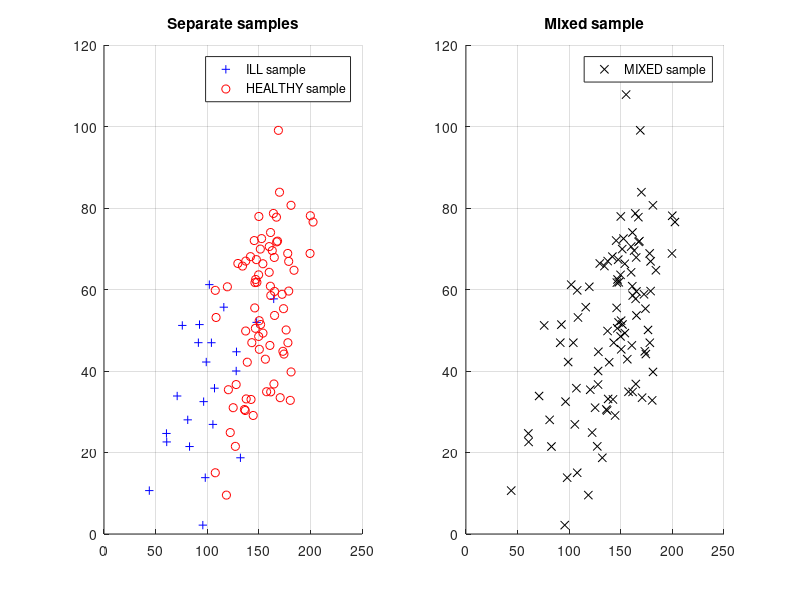

Source code (MATLAB): (Note: this script raises an error after producing the figure.)
% The objective of this exercise is constructing several classifiers for
% anemia using the blood hemoglobin concentrations and the age of the subjects under
% consideration. 
% X1 denotes the concentration of hemoglobin in grams/liter
% X2 denotes the age of the subject
% Y=1 means "anemic", Y=0 means "healthy"
% There are hence only two classes
% Goal: classify data into two classes based on these two features
%

clear
close all

figj = 1;

%% The dataset is simulated out of a Gaussian mixture as follows
% Let {X|Y=1}~N([mu_x1_1; mu_x2_1], [sigma2_x1_1 sigma_x1x2_1;sigma_x1x2_1 sigma2_x2_1])
% Let {X|Y=0}~N([mu_x1_0; mu_x2_0], [sigma2_x1_0 sigma_x1x2_0;sigma_x1x2_0 sigma2_x2_0])

% Parameters for "anemic" distribution
mu_x1_1 = 100;
mu_x2_1 = 35;
sigma2_x1_1 = 700;
sigma2_x2_1 = 225;
sigma_x1x2_1 = 100;

% Parameters for "healthy" distribution
mu_x1_0 = 155;
mu_x2_0 = 56;
sigma2_x1_0 = 500;
sigma2_x2_0 = 300;
sigma_x1x2_0 = 150;

% Mixture parameters - feel free to change
p_mixture = 1/4;
w1 = p_mixture;
w0 = 1 - p_mixture;

%% 1.-Simulate a training data set (y_i, x_i) with n elements

n = 100;

rng(100);

bern = binornd(1, p_mixture, n, 1);

mu1 = [mu_x1_1; mu_x2_1];
Sigma1 = [sigma2_x1_1, sigma_x1x2_1; sigma_x1x2_1, sigma2_x2_1];
mu0 = [mu_x1_0; mu_x2_0];
Sigma0 = [sigma2_x1_0, sigma_x1x2_0; sigma_x1x2_0, sigma2_x2_0];

ill_sample = mvnrnd(mu1, Sigma1, n);
ill_sample = ill_sample(bern == 1, :);
healthy_sample = mvnrnd(mu0, Sigma0, n);
healthy_sample = healthy_sample(bern == 0, :);

mixed_sample = [ill_sample; healthy_sample];
sample_class = [ones(size(ill_sample, 1), 1); ...
                        zeros(size(healthy_sample, 1), 1)];

n_component1 = size(ill_sample, 1);
n_component0 = size(healthy_sample, 1);
                    
% Figure limits:
xl = [min(mixed_sample(:,1))-10, max(mixed_sample(:,1))+10];
yl = [min(mixed_sample(:,2))-10, max(mixed_sample(:,2))+10];

%% 2.- Create a 2D scatter plot that represents the hemoglobine level and health of the
% anemic and healthy subjects. Denote the anemic subjects with the symbol '+'
% and with 'o' the healthy ones

figure(figj)
figj = figj+1;

subplot(1,2,1)
hold on
title('Separate samples')
plot(ill_sample(:,1), ill_sample(:,2), 'b+')
plot(healthy_sample(:,1), healthy_sample(:,2), 'ro')
grid on
% pbaspect([2 2 1])
legend('ILL sample', 'HEALTHY sample')
hold off

subplot(1,2,2)
hold on
title('Mixed sample')
plot(mixed_sample(:,1), mixed_sample(:,2), 'kx')
grid on
% pbaspect([2 2 1])
legend('MIXED sample')
hold off

%% 3.-Assuming that the DGP is known, construct the Bayes classifier and use it to
% classify the generated sample. Start by constructing a function
% getEtaAnemia2features(x_current, w1, mu_x_1, Sigma_x_1, w0, mu_x_0, Sigma_x_0)
% that computes P(Y=1|X=x) when P(X) is given by a mixture of two
% Gaussians.
% Compute the number of Type I and Type II errors and the
% empirical risk of the Bayes' classifier

eta_f = @(x) getEtaAnemia2features(x, w1, mu1, Sigma1, ...
                                      w0, mu0, Sigma0) - 1/2;

% x0 = min(mu1, mu0) + (mu1-mu0)/2;
% 
% bayes_crit = fzero(eta_f, x0);

bayes_ill = mixed_sample(eta_f(mixed_sample) > 0, :);
bayes_healthy = mixed_sample(eta_f(mixed_sample) <= 0, :);

% Type 1 errors:
Type1_er_bayes = setdiff(bayes_ill, ill_sample, 'rows');
% Type 2 errors:
Type2_er_bayes = setdiff(bayes_healthy, healthy_sample, 'rows');

% Empirical risk:
bayes_emp_risk = (length(Type1_er_bayes) + length(Type2_er_bayes))/n;

%% 4.- Redo the plot in point 2 and mark in red the markers corresponding to the 
% subjects that are misclassified by the Bayes classifier

figure(figj)
figj = figj+1;

hold on
title('Bayes classifier error')
plot(ill_sample(:,1), ill_sample(:,2), 'k+')
plot(healthy_sample(:,1), healthy_sample(:,2), 'ko')
plot(Type1_er_bayes(:,1), Type1_er_bayes(:,2), 'rx', 'MarkerSize', 12)
plot(Type2_er_bayes(:,1), Type2_er_bayes(:,2), 'gx', 'MarkerSize', 12)
xlim(xl)
ylim(yl)

bound_image = getDecisionBoundaryPlot(xl, yl, eta_f, 1);
colormap spring
imagesc(xl, yl, bound_image, 'AlphaData', 0.2)

grid on
legend('ILL sample', 'HEALTHY sample', 'Type 1 errors', 'Type 2 errors', ...
            'Location', 'best')
% pbaspect([2 2 1])
% legend('MIXED sample')
hold off

%% 5.- Construct the logistic classifier based on the training sample and
% compute the associated errors and classifier's empirical risk.

logit_crit = @(x, beta) exp([ones(size(x,1),1), x]*beta(:));

log_beta = glmfit(mixed_sample, sample_class, 'binomial', 'link', 'logit');

logit_ill = mixed_sample(logit_crit(mixed_sample, log_beta) > 1, :);
logit_healthy = mixed_sample(logit_crit(mixed_sample, log_beta) <= 1, :);

% Type 1 errors:
Type1_er_logit = setdiff(logit_ill, ill_sample, 'rows');
% Type 2 errors:
Type2_er_logit = setdiff(logit_healthy, healthy_sample, 'rows');

% Empirical risk:
logit_emp_risk = (length(Type1_er_logit) + length(Type2_er_logit))/n;

%% 6.- Redo the plot in point 2 and mark in red the markers corresponding to the 
% subjects that are misclassified by the logistic classifier.

figure(figj)
figj = figj+1;

hold on
title('Logistic classifier error')

plot(ill_sample(:,1), ill_sample(:,2), 'k+')
plot(healthy_sample(:,1), healthy_sample(:,2), 'ko')
plot(Type1_er_logit(:,1), Type1_er_logit(:,2), 'rx', 'MarkerSize', 12)
plot(Type2_er_logit(:,1), Type2_er_logit(:,2), 'gx', 'MarkerSize', 12)
xlim(xl)
ylim(yl)

bound_image = getDecisionBoundaryPlot(xl, yl, ...
                                    @(x) logit_crit(x, log_beta)-1, 1);
colormap spring
imagesc(xl, yl, bound_image, 'AlphaData', 0.2)

grid on
legend('ILL sample', 'HEALTHY sample', 'Type 1 errors', 'Type 2 errors', ...
            'Location', 'best')
% pbaspect([2 2 1])
% legend('MIXED sample')
hold off

%% 7.- Construct the LDA classifier based on the training sample and 
% compute the associated errors and classifier's empirical risk.

w1_lda = n_component1/n;
w0_lda = n_component0/n;

mu1_lda = mean(ill_sample);
mu0_lda = mean(healthy_sample);

Sigma12_s = cov(ill_sample - mu1_lda);
Sigma02_s = cov(healthy_sample - mu0_lda);
Sigma_lda = (1 / (n-2)) * (Sigma12_s + Sigma02_s);
                            
delta_r_lda = @(X, w, mu, Sigma) X*(Sigma\mu')-1/2*(mu*(Sigma\mu'))+log(w);

delta_ill = delta_r_lda(mixed_sample, w1_lda, mu1_lda, Sigma_lda);
delta_healthy = delta_r_lda(mixed_sample, w0_lda, mu0_lda, Sigma_lda);

LDA_ill = mixed_sample(delta_ill > delta_healthy, :);
LDA_healthy = mixed_sample(delta_ill <= delta_healthy, :);

% Type 1 errors:
Type1_er_LDA = setdiff(LDA_ill, ill_sample, 'rows');
% Type 2 errors:
Type2_er_LDA = setdiff(LDA_healthy, healthy_sample, 'rows');

% Empirical risk:
LDA_emp_risk = (length(Type1_er_LDA) + length(Type2_er_LDA))/n;

% Plot:
figure(figj)
figj = figj+1;

hold on
title('LDA classifier error')

plot(ill_sample(:,1), ill_sample(:,2), 'k+')
plot(healthy_sample(:,1), healthy_sample(:,2), 'ko')
plot(Type1_er_LDA(:,1), Type1_er_LDA(:,2), 'rx', 'MarkerSize', 12)
plot(Type2_er_LDA(:,1), Type2_er_LDA(:,2), 'gx', 'MarkerSize', 12)
xlim(xl)
ylim(yl)

bound_image = getDecisionBoundaryPlot(xl, yl, ...
              @(x) delta_r_lda(x, w1_lda, mu1_lda, Sigma_lda) - ...
                   delta_r_lda(x, w0_lda, mu0_lda, Sigma_lda), 1);
colormap spring
imagesc(xl, yl, bound_image, 'AlphaData', 0.2)

grid on
legend('ILL sample', 'HEALTHY sample', 'Type 1 errors', 'Type 2 errors', ...
            'Location', 'best')
% pbaspect([2 2 1])
% legend('MIXED sample')
hold off


%% 8.- Construct the QDA classifier based on the training sample and
% compute the associated errors and classifier's empirical risk.

w1_qda = n_component1/n;
w0_qda = n_component0/n;

mu1_qda = mean(ill_sample);
mu0_qda = mean(healthy_sample);

Sigma12_qda = cov(ill_sample - mu1_qda);
Sigma02_qda = cov(healthy_sample - mu0_qda);
                            
delta_r_qda = @(X, w, mu, Sigma) - 1/2*log(det(Sigma)) ...
                                 - 1/2*sum((X-mu).*(Sigma\(X-mu)')', 2) ...
                                 + log(w) ;

delta_ill = delta_r_qda(mixed_sample, w1_qda, mu1_qda, Sigma12_qda);
delta_healthy = delta_r_qda(mixed_sample, w0_qda, mu0_qda, Sigma02_qda);

QDA_ill = mixed_sample(delta_ill > delta_healthy, :);
QDA_healthy = mixed_sample(delta_ill <= delta_healthy, :);

% Type 1 errors:
Type1_er_QDA = setdiff(QDA_ill, ill_sample, 'rows');
% Type 2 errors:
Type2_er_QDA = setdiff(QDA_healthy, healthy_sample, 'rows');

% Empirical risk:
QDA_emp_risk = (length(Type1_er_QDA) + length(Type2_er_QDA))/n;

% Plot:
figure(figj)
figj = figj+1;

hold on
title('QDA classifier error')

plot(ill_sample(:,1), ill_sample(:,2), 'k+')
plot(healthy_sample(:,1), healthy_sample(:,2), 'ko')
plot(Type1_er_QDA(:,1), Type1_er_QDA(:,2), 'rx', 'MarkerSize', 12)
plot(Type2_er_QDA(:,1), Type2_er_QDA(:,2), 'gx', 'MarkerSize', 12)
xlim(xl)
ylim(yl)

bound_image = getDecisionBoundaryPlot(xl, yl, ...
              @(x) delta_r_qda(x, w1_qda, mu1_qda, Sigma12_qda) - ...
                   delta_r_qda(x, w0_qda, mu0_qda, Sigma02_qda), 1);
colormap spring
imagesc(xl, yl, bound_image, 'AlphaData', 0.2)

grid on
legend('ILL sample', 'HEALTHY sample', 'Type 1 errors', 'Type 2 errors', ...
            'Location', 'best')
% pbaspect([2 2 1])
% legend('MIXED sample')
hold off


%% 7.- Construct the Naive Bayes classifier based on the training sample and 
% compute the associated errors and classifier's empirical risk.

w1_nbc = n_component1/n;
w0_nbc = n_component0/n;

mu1_nbc = mean(ill_sample);
mu0_nbc = mean(healthy_sample);

Sigma12_nbc = diag(cov(ill_sample - mu1_nbc));
Sigma02_nbc = diag(cov(healthy_sample - mu0_nbc));

delta_r_nbc = @(X) ...
     w1_nbc*normpdf(X(:,1), mu1_nbc(1), sqrt(Sigma12_nbc(1))).* ... 
            normpdf(X(:,2), mu1_nbc(2), sqrt(Sigma12_nbc(2))) ...
 ./ (w1_nbc*normpdf(X(:,1), mu1_nbc(1), sqrt(Sigma12_nbc(1))).* ...
            normpdf(X(:,2), mu1_nbc(2), sqrt(Sigma12_nbc(2))) ... 
   + w0_nbc*normpdf(X(:,1), mu0_nbc(1), sqrt(Sigma02_nbc(1))).* ...
            normpdf(X(:,2), mu0_nbc(2), sqrt(Sigma02_nbc(2))));

delta_ill = delta_r_nbc(mixed_sample);
delta_healthy = 1 - delta_ill;

NBC_ill = mixed_sample(delta_ill > delta_healthy, :);
NBC_healthy = mixed_sample(delta_ill <= delta_healthy, :);

% Type 1 errors:
Type1_er_NBC = setdiff(NBC_ill, ill_sample, 'rows');
% Type 2 errors:
Type2_er_NBC = setdiff(NBC_healthy, healthy_sample, 'rows');

% Empirical risk:
NBC_emp_risk = (length(Type1_er_NBC) + length(Type2_er_NBC))/n;

% Plot:
figure(figj)
figj = figj+1;

hold on
title('Naive Bayes classifier error')

plot(ill_sample(:,1), ill_sample(:,2), 'k+')
plot(healthy_sample(:,1), healthy_sample(:,2), 'ko')
plot(Type1_er_NBC(:,1), Type1_er_NBC(:,2), 'rx', 'MarkerSize', 12)
plot(Type2_er_NBC(:,1), Type2_er_NBC(:,2), 'gx', 'MarkerSize', 12)
xlim(xl)
ylim(yl)

bound_image = getDecisionBoundaryPlot(xl, yl, ...
              @(x) delta_r_nbc(x)-1/2, 1);
colormap spring
imagesc(xl, yl, bound_image, 'AlphaData', 0.2)

grid on
legend('ILL sample', 'HEALTHY sample', 'Type 1 errors', 'Type 2 errors', ...
            'Location', 'best')
% pbaspect([2 2 1])
% legend('MIXED sample')
hold off

%% 9.- Construct perceptron hyperplane classifier based on the training sample and 
% compute the classifier's empirical risk.
% The perceptron is specified by a vector beta = [beta0, beta1, beta2] that 
% determines a separating hyperplane beta0 + beta1 * x1 + beta2 * x2
% Start by constructing a function that computes the empirical error of this
% classifier as a function of beta.

h_sample = [ones(size(mixed_sample,1),1), mixed_sample];

percept_emp_error = @(beta) sum((h_sample*beta(:) < 0) == sample_class)/n;

beta_percept = ga(percept_emp_error, 3);

percept_ill = mixed_sample((h_sample*beta_percept(:) <= 0), :);
percept_healthy = mixed_sample((h_sample*beta_percept(:) > 0), :);

% Type 1 errors:
Type1_er_percept = setdiff(percept_ill, ill_sample, 'rows');
% Type 2 errors:
Type2_er_percept = setdiff(percept_healthy, healthy_sample, 'rows');

% Empirical risk:
percept_emp_risk = (length(Type1_er_percept) + length(Type2_er_percept))/n;

% Plot:
figure(figj)
figj = figj+1;

hold on
title('Perceptron classifier error')

plot(ill_sample(:,1), ill_sample(:,2), 'k+')
plot(healthy_sample(:,1), healthy_sample(:,2), 'ko')
plot(Type1_er_percept(:,1), Type1_er_percept(:,2), 'rx', 'MarkerSize', 12)
plot(Type2_er_percept(:,1), Type2_er_percept(:,2), 'gx', 'MarkerSize', 12)
xlim(xl)
ylim(yl)

bound_image = getDecisionBoundaryPlot(xl, yl, ...
              @(x) [ones(size(x,1),1), x]*beta_percept(:) < 0, 1);
colormap spring
imagesc(xl, yl, bound_image, 'AlphaData', 0.2)

grid on
legend('ILL sample', 'HEALTHY sample', 'Type 1 errors', 'Type 2 errors', ...
            'Location', 'best')
% pbaspect([2 2 1])
% legend('MIXED sample')
hold off

%% 10.- Classify the data with a KNN classifier and compute the associated errors 
% and classifier's empirical risk with 1, 5, and 10 neighbors

knn_1 = fitcknn(mixed_sample, sample_class ,'NumNeighbors', 1);
knn_1_class = predict(knn_1, mixed_sample);

% KNN 1 - Type 1 errors:
Type1_er_knn_1 = logical((knn_1_class ~= sample_class).*sample_class);
% KNN 1 - Type 2 errors:
Type2_er_knn_1 = logical(((1-knn_1_class) ~= (1-sample_class)).*(1-sample_class));

% KNN 1 - Empirical risk:
knn_1_emp_risk = (sum(Type1_er_knn_1) + sum(Type2_er_knn_1))/n;

% Plot:
figure(figj)
figj = figj+1;

hold on
title('K-Nearest Neighbors classifier error - 1 Neighbor')

plot(ill_sample(:,1), ill_sample(:,2), 'k+')
plot(healthy_sample(:,1), healthy_sample(:,2), 'ko')
plot(mixed_sample(Type1_er_knn_1,1), mixed_sample(Type1_er_knn_1,2), 'rx', 'MarkerSize', 12)
plot(mixed_sample(Type2_er_knn_1,1), mixed_sample(Type2_er_knn_1,2), 'gx', 'MarkerSize', 12)
xlim(xl)
ylim(yl)

bound_image = getDecisionBoundaryPlot(xl, yl, ...
              @(x) predict(knn_1, x), 1);
colormap spring
imagesc(xl, yl, bound_image, 'AlphaData', 0.2)

grid on
legend('ILL sample', 'HEALTHY sample', 'Type 1 errors', 'Type 2 errors', ...
            'Location', 'best')
% pbaspect([2 2 1])
% legend('MIXED sample')
hold off


knn_5 = fitcknn(mixed_sample, sample_class ,'NumNeighbors', 5);
knn_5_class = predict(knn_5, mixed_sample);

% KNN 5 - Type 1 errors:
Type1_er_knn_5 = logical((knn_5_class ~= sample_class).*sample_class);
% KNN 5 - Type 2 errors:
Type2_er_knn_5 = logical(((1-knn_5_class) ~= (1-sample_class)).*(1-sample_class));

% KNN 5 - Empirical risk:
knn_5_emp_risk = (sum(Type1_er_knn_5) + sum(Type2_er_knn_5))/n;

% Plot:
figure(figj)
figj = figj+1;

hold on
title('K-Nearest Neighbors classifier error - 5 Neighbor')

plot(ill_sample(:,1), ill_sample(:,2), 'k+')
plot(healthy_sample(:,1), healthy_sample(:,2), 'ko')
plot(mixed_sample(Type1_er_knn_5,1), mixed_sample(Type1_er_knn_5,2), 'rx', 'MarkerSize', 12)
plot(mixed_sample(Type2_er_knn_5,1), mixed_sample(Type2_er_knn_5,2), 'gx', 'MarkerSize', 12)
xlim(xl)
ylim(yl)

bound_image = getDecisionBoundaryPlot(xl, yl, ...
              @(x) predict(knn_5, x), 1);
colormap spring
imagesc(xl, yl, bound_image, 'AlphaData', 0.2)

grid on
legend('ILL sample', 'HEALTHY sample', 'Type 1 errors', 'Type 2 errors', ...
            'Location', 'best')
% pbaspect([2 2 1])
% legend('MIXED sample')
hold off

knn_10 = fitcknn(mixed_sample, sample_class ,'NumNeighbors', 10);
knn_10_class = predict(knn_10, mixed_sample);

% KNN 10 - Type 1 errors:
Type1_er_knn_10 = logical((knn_10_class ~= sample_class).*sample_class);
% KNN 10 - Type 2 errors:
Type2_er_knn_10 = logical((knn_10_class ~= sample_class).*(1-sample_class));

% KNN 10 - Empirical risk:
knn_10_emp_risk = (sum(Type1_er_knn_10) + sum(Type2_er_knn_10))/n;

% Plot:
figure(figj)
figj = figj+1;

hold on
title('K-Nearest Neighbors classifier error - 10 Neighbor')

plot(ill_sample(:,1), ill_sample(:,2), 'k+')
plot(healthy_sample(:,1), healthy_sample(:,2), 'ko')
plot(mixed_sample(Type1_er_knn_10,1), mixed_sample(Type1_er_knn_10,2), 'rx', 'MarkerSize', 12)
plot(mixed_sample(Type2_er_knn_10,1), mixed_sample(Type2_er_knn_10,2), 'gx', 'MarkerSize', 12)
xlim(xl)
ylim(yl)

bound_image = getDecisionBoundaryPlot(xl, yl, ...
              @(x) predict(knn_10, x), 1);
colormap spring
imagesc(xl, yl, bound_image, 'AlphaData', 0.2)

grid on
legend('ILL sample', 'HEALTHY sample', 'Type 1 errors', 'Type 2 errors', ...
            'Location', 'best')
% pbaspect([2 2 1])
% legend('MIXED sample')
hold off

%% 11.- Classify the data using the unsupervised approach providing the number of classes 2
% (for that make use of the EM and MLE techniques implemented earlier; for the MLE 
% technique make an improvement and guarantee PSD constraint by construction using the Cholesky
% decomposition of covariance matrix), compute the associated errors and classifier's empirical risk.

% MLE estimation:

dims = 2;

loglikeF = @(theta) -getBiGaussianMixLogLikelihood(mixed_sample, theta, dims);
options = optimoptions(@fmincon, 'Display', 'none');

x0 = [1/2, 1/2, ...
      160, 60,  100, 30, ...
      400, 100, 300,  500, 200, 300];
Aeq = [1,  1,  0, 0,  0, 0,  0, 0, 0,  0, 0, 0];
beq = 1;
lb = [0,  0,  -Inf, -Inf,  -Inf, -Inf,  0, 0, 0,  0, 0, 0];
ub = [1,  1,   Inf,  Inf,   Inf,  Inf,  Inf, Inf, Inf,  Inf, Inf, Inf];

[theta_mle, log_like_mle] = ...
    fmincon(loglikeF, x0, [], [], Aeq, beq, lb, ub, @defposconst, options);

w0_mle      = theta_mle(1);
w1_mle      = theta_mle(2);
mu0_mle     = theta_mle(3:2+dims);
mu1_mle     = theta_mle(3+dims:2+2*dims);
Sigma0_mle  = [ theta_mle(3+2*dims), theta_mle(4+2*dims);
                theta_mle(4+2*dims), theta_mle(5+2*dims); ];
Sigma1_mle  = [ theta_mle(3+2*dims+dims^2-1), theta_mle(4+2*dims+dims^2-1);
                theta_mle(4+2*dims+dims^2-1), theta_mle(5+2*dims+dims^2-1); ];
            
pdf_0_mle = @(X) w0_mle*(mvnpdf(X, mu0_mle, Sigma0_mle));
pdf_1_mle = @(X) w1_mle*(mvnpdf(X, mu1_mle, Sigma1_mle));

eta_mle = @(X) (pdf_0_mle(X))./(pdf_0_mle(X) + pdf_1_mle(X));
MLE_class = (eta_mle(mixed_sample) <= 1/2);
                    
% Type 1 errors:
Type1_er_MLE = logical((MLE_class ~= sample_class).*sample_class);
% Type 2 errors:
Type2_er_MLE = logical((MLE_class ~= sample_class).*(1-sample_class));

% Empirical risk:
MLE_emp_risk = (sum(Type1_er_MLE) + sum(Type2_er_MLE))/n;

% Plot:
figure(figj)
figj = figj+1;

hold on
title('MLE classifier error')

plot(ill_sample(:,1), ill_sample(:,2), 'k+')
plot(healthy_sample(:,1), healthy_sample(:,2), 'ko')
plot(mixed_sample(Type1_er_MLE,1), mixed_sample(Type1_er_MLE,2), 'rx', 'MarkerSize', 12)
plot(mixed_sample(Type2_er_MLE,1), mixed_sample(Type2_er_MLE,2), 'gx', 'MarkerSize', 12)
xlim(xl)
ylim(yl)

bound_image = getDecisionBoundaryPlot(xl, yl, ...
              @(x) eta_mle(x)-1/2, 1);
colormap spring
imagesc(xl, yl, bound_image, 'AlphaData', 0.2)

grid on
legend('ILL sample', 'HEALTHY sample', 'Type 1 errors', 'Type 2 errors', ...
            'Location', 'best')
% pbaspect([2 2 1])
% legend('MIXED sample')
hold off
            

% PDF 3D plot:
x1 = linspace(xl(1), xl(2), 100);
x2 = linspace(yl(1), yl(2), 100);
[X1, X2] = meshgrid(x1, x2);
pdf_mixed = reshape(pdf_0_mle([X1(:), X2(:)]) + pdf_1_mle([X1(:), X2(:)]), ...
                    100, 100);

figure(figj)
figj = figj+1;

hold on
title('MLE density estimation')

plot(ill_sample(:,1), ill_sample(:,2), 'b+')
plot(healthy_sample(:,1), healthy_sample(:,2), 'ro')
                
surf(x1, x2, pdf_mixed, 'FaceAlpha', 0.5);
xlim(xl)
ylim(yl)

shading interp
colormap jet
pbaspect([1 1 0.5])
view(3)

grid on
legend('ILL sample', 'HEALTHY sample', 'MLE mixed density', ...
            'Location', 'best')
        
        
% EM estimation:

precision = 10^-5;

theta_0 = [2, ...
           160, 60,  100, 30, ...
           400, 100, 100, 300,  500, 200, 200, 300, ...
           1/2, 1/2];

theta_em = fitMultiMixedGaussianEM(mixed_sample, theta_0, precision);

mu0_em = theta_em.mu(1,:);
mu1_em = theta_em.mu(2,:);
Sigma0_em = theta_em.sigma(:,:,1);
Sigma1_em = theta_em.sigma(:,:,1);
w0_em = theta_em.w(1);
w1_em = theta_em.w(2);

pdf_0_em = @(X) w0_em*(mvnpdf(X, mu0_em, Sigma0_em));
pdf_1_em = @(X) w1_em*(mvnpdf(X, mu1_em, Sigma1_em));

eta_em = @(X) (pdf_0_em(X))./(pdf_0_em(X) + pdf_1_em(X));
EM_class = (eta_em(mixed_sample) <= 1/2);
                    
% Type 1 errors:
Type1_er_EM = logical((EM_class ~= sample_class).*sample_class);
% Type 2 errors:
Type2_er_EM = logical((EM_class ~= sample_class).*(1-sample_class));

% Empirical risk:
EM_emp_risk = (sum(Type1_er_EM) + sum(Type2_er_EM))/n;

% Plot:
figure(figj)
figj = figj+1;

hold on
title('EM classifier error')

plot(ill_sample(:,1), ill_sample(:,2), 'k+')
plot(healthy_sample(:,1), healthy_sample(:,2), 'ko')
plot(mixed_sample(Type1_er_EM,1), mixed_sample(Type1_er_EM,2), 'rx', 'MarkerSize', 12)
plot(mixed_sample(Type2_er_EM,1), mixed_sample(Type2_er_EM,2), 'gx', 'MarkerSize', 12)
xlim(xl)
ylim(yl)

bound_image = getDecisionBoundaryPlot(xl, yl, ...
              @(x) eta_em(x)-1/2, 1);
colormap spring
imagesc(xl, yl, bound_image, 'AlphaData', 0.2)

grid on
legend('ILL sample', 'HEALTHY sample', 'Type 1 errors', 'Type 2 errors', ...
            'Location', 'best')
% pbaspect([2 2 1])
% legend('MIXED sample')
hold off
            

% PDF 3D plot:
x1 = linspace(xl(1), xl(2), 100);
x2 = linspace(yl(1), yl(2), 100);
[X1, X2] = meshgrid(x1, x2);
pdf_mixed = reshape(pdf_0_em([X1(:), X2(:)]) + pdf_1_em([X1(:), X2(:)]), ...
                    100, 100);

figure(figj)
figj = figj+1;

hold on
title('EM density estimation')

plot(ill_sample(:,1), ill_sample(:,2), 'b+')
plot(healthy_sample(:,1), healthy_sample(:,2), 'ro')
                
surf(x1, x2, pdf_mixed, 'FaceAlpha', 0.5);
xlim(xl)
ylim(yl)

shading interp
colormap jet
pbaspect([1 1 0.5])
view(3)

grid on
legend('ILL sample', 'HEALTHY sample', 'MLE mixed density', ...
            'Location', 'best')

%% 12.- Generate a new testing sample and compute the testing errors of all the above
% classifiers

% TEST

n = 1000;

test_bern = binornd(1, p_mixture, n, 1);

mu1 = [mu_x1_1; mu_x2_1];
Sigma1 = [sigma2_x1_1, sigma_x1x2_1; sigma_x1x2_1, sigma2_x2_1];
mu0 = [mu_x1_0; mu_x2_0];
Sigma0 = [sigma2_x1_0, sigma_x1x2_0; sigma_x1x2_0, sigma2_x2_0];

ill_test_sample = mvnrnd(mu1, Sigma1, n);
ill_test_sample = ill_test_sample(test_bern == 1, :);
healthy_test_sample = mvnrnd(mu0, Sigma0, n);
healthy_test_sample = healthy_test_sample(test_bern == 0, :);

test_sample = [ill_test_sample; healthy_test_sample];
test_sample_class = [ones(size(ill_test_sample, 1), 1); ...
                        zeros(size(healthy_test_sample, 1), 1)];

n_component1 = size(ill_test_sample, 1);
n_component0 = size(healthy_test_sample, 1);
                    
% Figure limits:
xl_t = [min(test_sample(:,1))-10, max(test_sample(:,1))+10];
yl_t = [min(test_sample(:,2))-10, max(test_sample(:,2))+10];

% Bayes:
bayes_ill = test_sample(eta_f(test_sample) > 0, :);
bayes_healthy = test_sample(eta_f(test_sample) <= 0, :);

% Type 1 errors:
Type1_er_bayes = setdiff(bayes_ill, ill_test_sample, 'rows');
% Type 2 errors:
Type2_er_bayes = setdiff(bayes_healthy, healthy_test_sample, 'rows');

% Empirical risk:
bayes_emp_risk = (length(Type1_er_bayes) + length(Type2_er_bayes))/n;

% Logistic:
logit_ill = test_sample(logit_crit(test_sample, log_beta) > 1, :);
logit_healthy = test_sample(logit_crit(test_sample, log_beta) <= 1, :);

% Type 1 errors:
Type1_er_logit = setdiff(logit_ill, ill_test_sample, 'rows');
% Type 2 errors:
Type2_er_logit = setdiff(logit_healthy, healthy_test_sample, 'rows');

% Empirical risk:
logit_emp_risk = (length(Type1_er_logit) + length(Type2_er_logit))/n;

% LDA:

delta_ill = delta_r_lda(test_sample, w1_lda, mu1_lda, Sigma_lda);
delta_healthy = delta_r_lda(test_sample, w0_lda, mu0_lda, Sigma_lda);

LDA_ill = test_sample(delta_ill > delta_healthy, :);
LDA_healthy = test_sample(delta_ill <= delta_healthy, :);

% Type 1 errors:
Type1_er_LDA = setdiff(LDA_ill, ill_test_sample, 'rows');
% Type 2 errors:
Type2_er_LDA = setdiff(LDA_healthy, healthy_test_sample, 'rows');

% Empirical risk:
LDA_emp_risk = (length(Type1_er_LDA) + length(Type2_er_LDA))/n;

% QDA:

delta_ill = delta_r_qda(test_sample, w1_qda, mu1_qda, Sigma12_qda);
delta_healthy = delta_r_qda(test_sample, w0_qda, mu0_qda, Sigma02_qda);

QDA_ill = test_sample(delta_ill > delta_healthy, :);
QDA_healthy = test_sample(delta_ill <= delta_healthy, :);

% Type 1 errors:
Type1_er_QDA = setdiff(QDA_ill, ill_test_sample, 'rows');
% Type 2 errors:
Type2_er_QDA = setdiff(QDA_healthy, healthy_test_sample, 'rows');

% Empirical risk:
QDA_emp_risk = (length(Type1_er_QDA) + length(Type2_er_QDA))/n;

% Naive Bayes:

delta_ill = delta_r_nbc(test_sample);
delta_healthy = 1 - delta_ill;

NBC_ill = test_sample(delta_ill > delta_healthy, :);
NBC_healthy = test_sample(delta_ill <= delta_healthy, :);

% Type 1 errors:
Type1_er_NBC = setdiff(NBC_ill, ill_test_sample, 'rows');
% Type 2 errors:
Type2_er_NBC = setdiff(NBC_healthy, healthy_test_sample, 'rows');

% Empirical risk:
NBC_emp_risk = (length(Type1_er_NBC) + length(Type2_er_NBC))/n;

% Perceptron:

h_sample_test = [ones(size(test_sample,1),1), test_sample];

percept_ill = test_sample((h_sample_test*beta_percept(:) <= 0), :);
percept_healthy = test_sample((h_sample_test*beta_percept(:) > 0), :);

% Type 1 errors:
Type1_er_percept = setdiff(percept_ill, ill_test_sample, 'rows');
% Type 2 errors:
Type2_er_percept = setdiff(percept_healthy, healthy_test_sample, 'rows');

% Empirical risk:
percept_emp_risk = (length(Type1_er_percept) + length(Type2_er_percept))/n;

% KNN:

knn_1_class = predict(knn_1, test_sample);

% KNN 1 - Type 1 errors:
Type1_er_knn_1 = logical((knn_1_class ~= test_sample_class).*test_sample_class);
% KNN 1 - Type 2 errors:
Type2_er_knn_1 = logical(((1-knn_1_class) ~= (1-test_sample_class)).*(1-test_sample_class));

% KNN 1 - Empirical risk:
knn_1_emp_risk = (sum(Type1_er_knn_1) + sum(Type2_er_knn_1))/n;

knn_5_class = predict(knn_5, test_sample);

% KNN 5 - Type 1 errors:
Type1_er_knn_5 = logical((knn_5_class ~= test_sample_class).*test_sample_class);
% KNN 5 - Type 2 errors:
Type2_er_knn_5 = logical(((1-knn_5_class) ~= (1-test_sample_class)).*(1-test_sample_class));

% KNN 5 - Empirical risk:
knn_5_emp_risk = (sum(Type1_er_knn_5) + sum(Type2_er_knn_5))/n;

knn_10_class = predict(knn_10, test_sample);

% KNN 10 - Type 1 errors:
Type1_er_knn_10 = logical((knn_10_class ~= test_sample_class).*test_sample_class);
% KNN 10 - Type 2 errors:
Type2_er_knn_10 = logical((knn_10_class ~= test_sample_class).*(1-test_sample_class));

% KNN 10 - Empirical risk:
knn_10_emp_risk = (sum(Type1_er_knn_10) + sum(Type2_er_knn_10))/n;

% MLE:
MLE_class = (eta_mle(test_sample) <= 1/2);
                    
% Type 1 errors:
Type1_er_MLE = logical((MLE_class ~= test_sample_class).*test_sample_class);
% Type 2 errors:
Type2_er_MLE = logical((MLE_class ~= test_sample_class).*(1-test_sample_class));

% Empirical risk:
MLE_emp_risk = (sum(Type1_er_MLE) + sum(Type2_er_MLE))/n;

% EM:
EM_class = (eta_em(test_sample) <= 1/2);
                    
% Type 1 errors:
Type1_er_EM = logical((EM_class ~= test_sample_class).*test_sample_class);
% Type 2 errors:
Type2_er_EM = logical((EM_class ~= test_sample_class).*(1-test_sample_class));

% Empirical risk:
EM_emp_risk = (sum(Type1_er_EM) + sum(Type2_er_EM))/n;

% Subplot of test results:
figure(figj)
figj = figj+1;

subplot(3,4,1)
hold on
title('Test samples')
plot(ill_test_sample(:,1), ill_test_sample(:,2), 'b+')
plot(healthy_test_sample(:,1), healthy_test_sample(:,2), 'ro')
grid on
% pbaspect([2 2 1])
legend('ILL sample', 'HEALTHY sample')
hold off

subplot(3,4,2)
hold on
title('Bayes classifier error')
plot(ill_test_sample(:,1), ill_test_sample(:,2), 'k+')
plot(healthy_test_sample(:,1), healthy_test_sample(:,2), 'ko')
plot(Type1_er_bayes(:,1), Type1_er_bayes(:,2), 'rx', 'MarkerSize', 12)
plot(Type2_er_bayes(:,1), Type2_er_bayes(:,2), 'gx', 'MarkerSize', 12)
xlim(xl_t)
ylim(yl_t)

bound_image = getDecisionBoundaryPlot(xl_t, yl_t, eta_f, 1);
colormap spring
imagesc(xl_t, yl_t, bound_image, 'AlphaData', 0.2)

grid on
legend('ILL sample', 'HEALTHY sample', 'Type 1 errors', 'Type 2 errors', ...
            'Location', 'best')
% pbaspect([2 2 1])
% legend('MIXED sample')
hold off

subplot(3,4,3)
hold on
title('Logistic classifier error')

plot(ill_test_sample(:,1), ill_test_sample(:,2), 'k+')
plot(healthy_test_sample(:,1), healthy_test_sample(:,2), 'ko')
plot(Type1_er_logit(:,1), Type1_er_logit(:,2), 'rx', 'MarkerSize', 12)
plot(Type2_er_logit(:,1), Type2_er_logit(:,2), 'gx', 'MarkerSize', 12)
xlim(xl_t)
ylim(yl_t)

bound_image = getDecisionBoundaryPlot(xl_t, yl_t, ...
                                    @(x) logit_crit(x, log_beta)-1, 1);
colormap spring
imagesc(xl_t, yl_t, bound_image, 'AlphaData', 0.2)

grid on
legend('ILL sample', 'HEALTHY sample', 'Type 1 errors', 'Type 2 errors', ...
            'Location', 'best')
% pbaspect([2 2 1])
% legend('MIXED sample')
hold off

subplot(3,4,4)
hold on
title('LDA classifier error')

plot(ill_test_sample(:,1), ill_test_sample(:,2), 'k+')
plot(healthy_test_sample(:,1), healthy_test_sample(:,2), 'ko')
plot(Type1_er_LDA(:,1), Type1_er_LDA(:,2), 'rx', 'MarkerSize', 12)
plot(Type2_er_LDA(:,1), Type2_er_LDA(:,2), 'gx', 'MarkerSize', 12)
xlim(xl_t)
ylim(yl_t)

bound_image = getDecisionBoundaryPlot(xl_t, yl_t, ...
              @(x) delta_r_lda(x, w1_lda, mu1_lda, Sigma_lda) - ...
                   delta_r_lda(x, w0_lda, mu0_lda, Sigma_lda), 1);
colormap spring
imagesc(xl_t, yl_t, bound_image, 'AlphaData', 0.2)

grid on
legend('ILL sample', 'HEALTHY sample', 'Type 1 errors', 'Type 2 errors', ...
            'Location', 'best')
% pbaspect([2 2 1])
% legend('MIXED sample')
hold off

subplot(3,4,5)
hold on
title('QDA classifier error')

plot(ill_test_sample(:,1), ill_test_sample(:,2), 'k+')
plot(healthy_test_sample(:,1), healthy_test_sample(:,2), 'ko')
plot(Type1_er_QDA(:,1), Type1_er_QDA(:,2), 'rx', 'MarkerSize', 12)
plot(Type2_er_QDA(:,1), Type2_er_QDA(:,2), 'gx', 'MarkerSize', 12)
xlim(xl_t)
ylim(yl_t)

bound_image = getDecisionBoundaryPlot(xl_t, yl_t, ...
              @(x) delta_r_qda(x, w1_qda, mu1_qda, Sigma12_qda) - ...
                   delta_r_qda(x, w0_qda, mu0_qda, Sigma02_qda), 1);
colormap spring
imagesc(xl_t, yl_t, bound_image, 'AlphaData', 0.2)

grid on
legend('ILL sample', 'HEALTHY sample', 'Type 1 errors', 'Type 2 errors', ...
            'Location', 'best')
% pbaspect([2 2 1])
% legend('MIXED sample')
hold off

subplot(3,4,6)
hold on
title('Naive Bayes classifier error')

plot(ill_test_sample(:,1), ill_test_sample(:,2), 'k+')
plot(healthy_test_sample(:,1), healthy_test_sample(:,2), 'ko')
plot(Type1_er_NBC(:,1), Type1_er_NBC(:,2), 'rx', 'MarkerSize', 12)
plot(Type2_er_NBC(:,1), Type2_er_NBC(:,2), 'gx', 'MarkerSize', 12)
xlim(xl_t)
ylim(yl_t)

bound_image = getDecisionBoundaryPlot(xl_t, yl_t, ...
              @(x) delta_r_nbc(x)-1/2, 1);
colormap spring
imagesc(xl_t, yl_t, bound_image, 'AlphaData', 0.2)

grid on
legend('ILL sample', 'HEALTHY sample', 'Type 1 errors', 'Type 2 errors', ...
            'Location', 'best')
% pbaspect([2 2 1])
% legend('MIXED sample')
hold off

subplot(3,4,7)
hold on
title('Perceptron classifier error')

plot(ill_test_sample(:,1), ill_test_sample(:,2), 'k+')
plot(healthy_test_sample(:,1), healthy_test_sample(:,2), 'ko')
plot(Type1_er_percept(:,1), Type1_er_percept(:,2), 'rx', 'MarkerSize', 12)
plot(Type2_er_percept(:,1), Type2_er_percept(:,2), 'gx', 'MarkerSize', 12)
xlim(xl_t)
ylim(yl_t)

bound_image = getDecisionBoundaryPlot(xl_t, yl_t, ...
              @(x) [ones(size(x,1),1), x]*beta_percept(:) < 0, 1);
colormap spring
imagesc(xl_t, yl_t, bound_image, 'AlphaData', 0.2)

grid on
legend('ILL sample', 'HEALTHY sample', 'Type 1 errors', 'Type 2 errors', ...
            'Location', 'best')
% pbaspect([2 2 1])
% legend('MIXED sample')
hold off

subplot(3,4,8)
hold on
title('K-Nearest Neighbors classifier error - 1 Neighbor')

plot(ill_test_sample(:,1), ill_test_sample(:,2), 'k+')
plot(healthy_test_sample(:,1), healthy_test_sample(:,2), 'ko')
plot(test_sample(Type1_er_knn_1,1), test_sample(Type1_er_knn_1,2), 'rx', 'MarkerSize', 12)
plot(test_sample(Type2_er_knn_1,1), test_sample(Type2_er_knn_1,2), 'gx', 'MarkerSize', 12)
xlim(xl_t)
ylim(yl_t)

bound_image = getDecisionBoundaryPlot(xl_t, yl_t, ...
              @(x) predict(knn_1, x), 1);
colormap spring
imagesc(xl_t, yl_t, bound_image, 'AlphaData', 0.2)

grid on
legend('ILL sample', 'HEALTHY sample', 'Type 1 errors', 'Type 2 errors', ...
            'Location', 'best')
% pbaspect([2 2 1])
% legend('MIXED sample')
hold off

subplot(3,4,9)
hold on
title('K-Nearest Neighbors classifier error - 5 Neighbor')

plot(ill_test_sample(:,1), ill_test_sample(:,2), 'k+')
plot(healthy_test_sample(:,1), healthy_test_sample(:,2), 'ko')
plot(test_sample(Type1_er_knn_5,1), test_sample(Type1_er_knn_5,2), 'rx', 'MarkerSize', 12)
plot(test_sample(Type2_er_knn_5,1), test_sample(Type2_er_knn_5,2), 'gx', 'MarkerSize', 12)
xlim(xl_t)
ylim(yl_t)

bound_image = getDecisionBoundaryPlot(xl_t, yl_t, ...
              @(x) predict(knn_5, x), 1);
colormap spring
imagesc(xl_t, yl_t, bound_image, 'AlphaData', 0.2)

grid on
legend('ILL sample', 'HEALTHY sample', 'Type 1 errors', 'Type 2 errors', ...
            'Location', 'best')
% pbaspect([2 2 1])
% legend('MIXED sample')
hold off

subplot(3,4,10)
hold on
title('K-Nearest Neighbors classifier error - 10 Neighbor')

plot(ill_test_sample(:,1), ill_test_sample(:,2), 'k+')
plot(healthy_test_sample(:,1), healthy_test_sample(:,2), 'ko')
plot(test_sample(Type1_er_knn_10,1), test_sample(Type1_er_knn_10,2), 'rx', 'MarkerSize', 12)
plot(test_sample(Type2_er_knn_10,1), test_sample(Type2_er_knn_10,2), 'gx', 'MarkerSize', 12)
xlim(xl_t)
ylim(yl_t)

bound_image = getDecisionBoundaryPlot(xl_t, yl_t, ...
              @(x) predict(knn_10, x), 1);
colormap spring
imagesc(xl_t, yl_t, bound_image, 'AlphaData', 0.2)

grid on
legend('ILL sample', 'HEALTHY sample', 'Type 1 errors', 'Type 2 errors', ...
            'Location', 'best')
% pbaspect([2 2 1])
% legend('MIXED sample')
hold off

subplot(3,4,11)
hold on
title('MLE classifier error')

plot(ill_test_sample(:,1), ill_test_sample(:,2), 'k+')
plot(healthy_test_sample(:,1), healthy_test_sample(:,2), 'ko')
plot(test_sample(Type1_er_MLE,1), test_sample(Type1_er_MLE,2), 'rx', 'MarkerSize', 12)
plot(test_sample(Type2_er_MLE,1), test_sample(Type2_er_MLE,2), 'gx', 'MarkerSize', 12)
xlim(xl_t)
ylim(yl_t)

bound_image = getDecisionBoundaryPlot(xl_t, yl_t, ...
              @(x) eta_mle(x)-1/2, 1);
colormap spring
imagesc(xl_t, yl_t, bound_image, 'AlphaData', 0.2)

grid on
legend('ILL sample', 'HEALTHY sample', 'Type 1 errors', 'Type 2 errors', ...
            'Location', 'best')
% pbaspect([2 2 1])
% legend('MIXED sample')
hold off

subplot(3,4,12)
hold on
title('EM classifier error')

plot(ill_test_sample(:,1), ill_test_sample(:,2), 'k+')
plot(healthy_test_sample(:,1), healthy_test_sample(:,2), 'ko')
plot(test_sample(Type1_er_EM,1), test_sample(Type1_er_EM,2), 'rx', 'MarkerSize', 12)
plot(test_sample(Type2_er_EM,1), test_sample(Type2_er_EM,2), 'gx', 'MarkerSize', 12)
xlim(xl_t)
ylim(yl_t)

bound_image = getDecisionBoundaryPlot(xl_t, yl_t, ...
              @(x) eta_em(x)-1/2, 1);
colormap spring
imagesc(xl_t, yl_t, bound_image, 'AlphaData', 0.2)

grid on
legend('ILL sample', 'HEALTHY sample', 'Type 1 errors', 'Type 2 errors', ...
            'Location', 'best')
% pbaspect([2 2 1])
% legend('MIXED sample')
hold off


%% 13.- Plot decision boundaries for the above used classifiers
% For that adapt the code in
% http://www.peteryu.ca/tutorials/matlab/visualize_decision_boundaries 
% for your needs

